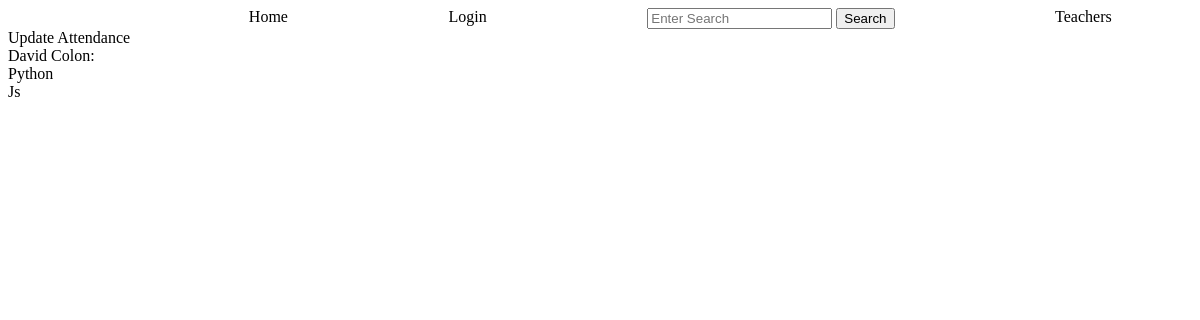
The app's page /teacher/3, older data.
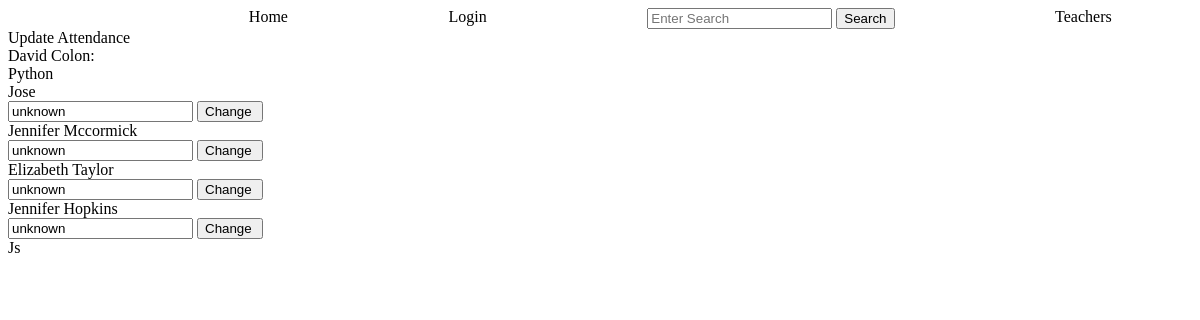
The same page, newer data.
### tables this page shows
CREATE TABLE courses (
        id INTEGER PRIMARY KEY,
        name TEXT NOT NULL,
        description TEXT,
        teacher_id TEXT NOT NULL,
        start TEXT,
        day TEXT,
        time TEXT, 
        FOREIGN KEY (teacher_id) REFERENCES teachers (id)
        );

CREATE TABLE students (
        id INTEGER PRIMARY KEY,
        name TEXT NOT NULL,
        email TEXT NOT NULL UNIQUE,
        phone TEXT UNIQUE
        );

CREATE TABLE students_courses (
        id INTEGER PRIMARY KEY,
        student_id INTEGER,
        course_id INTEGER,
        grade INTEGER DEFAULT "unknown",
        UNIQUE (student_id, course_id),
        FOREIGN KEY (student_id) REFERENCES students (id),
        FOREIGN KEY (course_id) REFERENCES courses (id)
    );

### app.py (the view)
@app.route('/teacher/<teacher_id>',  methods=['GET', 'POST'])
def teacher_info_a(teacher_id):
    log=check_log()
    info=chek_admin()
    if request.method=='POST':
        new_grade=request.form['new_grade']
        student_id=request.form['student_id']
        course_id=request.form['course_id']
        crud.change_grade(new_grade, student_id, course_id)
    teacher=crud.read_if('*',"teachers","id", teacher_id)
    teacher_object=create_students_objects(teacher)
    teacher_courses=crud.read_if('*', 'courses', 'teacher_id', teacher_id)
    teacher_course_object=create_courses_objects(teacher_courses)
    students_courses=[]
    for course in teacher_course_object:
        students=[]
        students_info=crud.read_if('student_id, grade', 'students_courses', 'course_id', course.tid )
        students.append(course.name)
        for s in students_info:
             student=namedtuple('C_S', [ 'student_id','student_name','course_id','grade'])
             student.student_id=s[0]
             student.student_name=crud.student_name(s[0])
             student.course_id=course.tid
             student.grade=s[1]
             students.append(student)
        students_courses.append(students)
    return render_template('teachers.html', log=log, info=info, teacher=teacher_object, teacher_courses=teacher_course_object, students_courses=students_courses)

### app.py (called while the page is built)
def check_log(): #check if user is loged in or not
    log_result={}
    if "name" in session:
        link='/logout'
        log='Logout'
        log_result['link']=link
        log_result['log']=log
        return log_result
    else:
        link='/login'
        log='Login'
        log_result['link']=link
        log_result['log']=log
        return log_result

def chek_admin():
    if "role" in session:
        info={}
        if session['role']=='admin':
            info['id']=session['id']
            info['link']=f"/administrator/{session['id']}"
            info['word']='Administrator'
        if session['role']=='teacher':
            info['id']=session['id']
            info['link']=f"/teacher_profile/{session['id']}"
            info['word']=f"Welcome {crud.teacher_name(session['id'])}"
        if session['role']=='student':
            info['id']=session['id']
            info['link']=f"/student_profile/{session['id']}"
            info['word']=f"Welcome {crud.student_name(session['id'])}"
        return info

### crud.py (called while the page is built)
def read_if(column, table, value, condition):
    return query(f"SELECT {column} FROM {table} WHERE {value}='{condition}'")

### templates/teachers.html (shortened to what this page needs)
{% extends "base.html" %}
{% block content %}
<div class="link"><a  href="/attendance">Update Attendance</a></div>
<div class="update_grage">
    <div>{% for t in teacher %}
        {{t.name}}:
        {% endfor %}
    </div>
    {% for course in students_courses %}
        <div>{{course[0]}}</div>
        {% for student in course[1:] %}
            <div>{{student.student_name}}</div>
            <form action="" method="post">
                <input type="text" name="new_grade" value="{{student.grade}}">
                <input type="submit" value="Change ">
            </form>
        {% endfor %}
    {% endfor %}
</div>
{% endblock %}

Row changes from the older to the newer data that the page shows:
now on this page (row unchanged): students: student_name "Jose"
added students_courses: new_grade "unknown"
now on this page (row unchanged): students: student_name "Jennifer Mccormick"
added students_courses: new_grade "unknown"
now on this page (row unchanged): students: student_name "Elizabeth Taylor"
added students_courses: new_grade "unknown"
now on this page (row unchanged): students: student_name "Jennifer Hopkins"
added students_courses: new_grade "unknown"
Text that changed along with them:
new list line: "Change"
